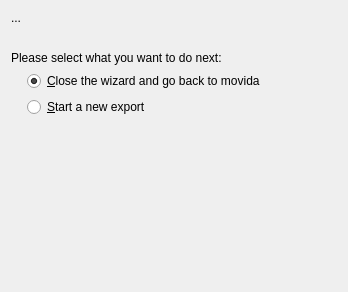
<ui version="4.0" >
 <class>MvdExportFinalPage</class>
 <widget class="QWidget" name="MvdExportFinalPage" >
  <property name="geometry" >
   <rect>
    <x>0</x>
    <y>0</y>
    <width>348</width>
    <height>292</height>
   </rect>
  </property>
  <property name="windowTitle" >
   <string>Form</string>
  </property>
  <layout class="QGridLayout" >
   <item row="0" column="0" colspan="2" >
    <widget class="QLabel" name="messageLabel" >
     <property name="text" >
      <string>...</string>
     </property>
     <property name="wordWrap" >
      <bool>true</bool>
     </property>
    </widget>
   </item>
   <item row="1" column="0" >
    <spacer>
     <property name="orientation" >
      <enum>Qt::Vertical</enum>
     </property>
     <property name="sizeType" >
      <enum>QSizePolicy::Fixed</enum>
     </property>
     <property name="sizeHint" stdset="0" >
      <size>
       <width>20</width>
       <height>20</height>
      </size>
     </property>
    </spacer>
   </item>
   <item row="2" column="0" colspan="2" >
    <widget class="QLabel" name="selectLabel" >
     <property name="text" >
      <string>Please select what you want to do next:</string>
     </property>
    </widget>
   </item>
   <item row="3" column="0" colspan="2" >
    <layout class="QGridLayout" >
     <item row="0" column="0" >
      <spacer>
       <property name="orientation" >
        <enum>Qt::Horizontal</enum>
       </property>
       <property name="sizeType" >
        <enum>QSizePolicy::Fixed</enum>
       </property>
       <property name="sizeHint" stdset="0" >
        <size>
         <width>16</width>
         <height>20</height>
        </size>
       </property>
      </spacer>
     </item>
     <item row="0" column="1" >
      <widget class="QRadioButton" name="closeWizard" >
       <property name="text" >
        <string>&amp;Close the wizard and go back to movida</string>
       </property>
       <property name="checked" >
        <bool>true</bool>
       </property>
      </widget>
     </item>
     <item row="1" column="1" >
      <widget class="QRadioButton" name="restartWizard" >
       <property name="text" >
        <string>&amp;Start a new export</string>
       </property>
      </widget>
     </item>
    </layout>
   </item>
   <item row="3" column="2" >
    <spacer>
     <property name="orientation" >
      <enum>Qt::Horizontal</enum>
     </property>
     <property name="sizeType" >
      <enum>QSizePolicy::MinimumExpanding</enum>
     </property>
     <property name="sizeHint" stdset="0" >
      <size>
       <width>20</width>
       <height>20</height>
      </size>
     </property>
    </spacer>
   </item>
   <item row="4" column="1" >
    <spacer>
     <property name="orientation" >
      <enum>Qt::Vertical</enum>
     </property>
     <property name="sizeHint" stdset="0" >
      <size>
       <width>20</width>
       <height>71</height>
      </size>
     </property>
    </spacer>
   </item>
  </layout>
 </widget>
 <resources/>
 <connections/>
</ui>
